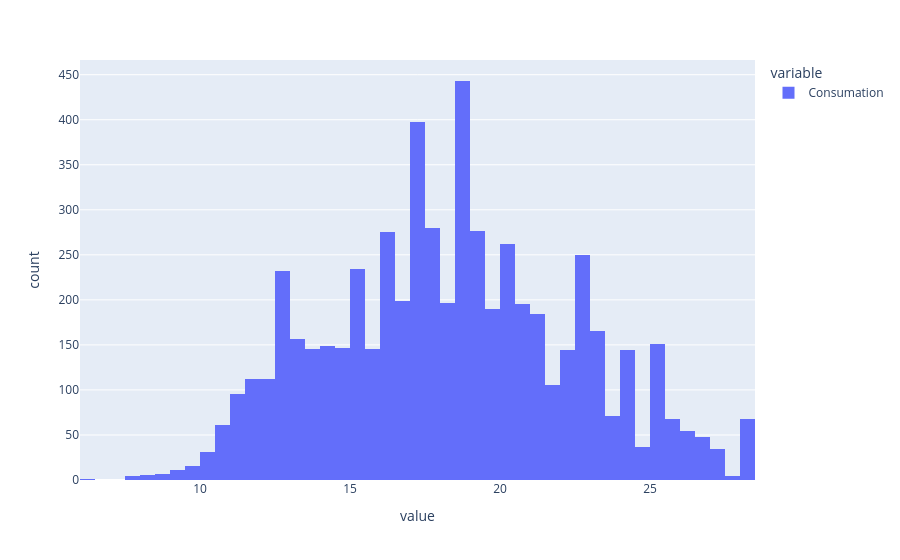

This figure's notebook cell:
### Code cell
px.histogram(data['Consumation'])

### Figure 1 — Plotly figure (JSON) as saved in the notebook; plotly's stock layout.template omitted (floating-point values rounded to 4 significant figures; data arrays with more than 128 entries replaced by an {"elided": "..."} marker saying what was removed)
{"data": [{"bingroup": "x", "hovertemplate": "variable=Consumation<br>value=%{x}<br>count=%{y}<extra></extra>", "legendgroup": "Consumation", "marker": {"color": "#636efa", "pattern": {"shape": ""}}, "name": "Consumation", "orientation": "v", "showlegend": true, "type": "histogram", "x": {"elided": "5905 float values"}, "xaxis": "x", "yaxis": "y"}], "layout": {"barmode": "relative", "legend": {"title": {"text": "variable"}, "tracegroupgap": 0}, "margin": {"t": 60}, "xaxis": {"anchor": "y", "domain": [0, 1], "title": {"text": "value"}}, "yaxis": {"anchor": "x", "domain": [0, 1], "title": {"text": "count"}}}}
